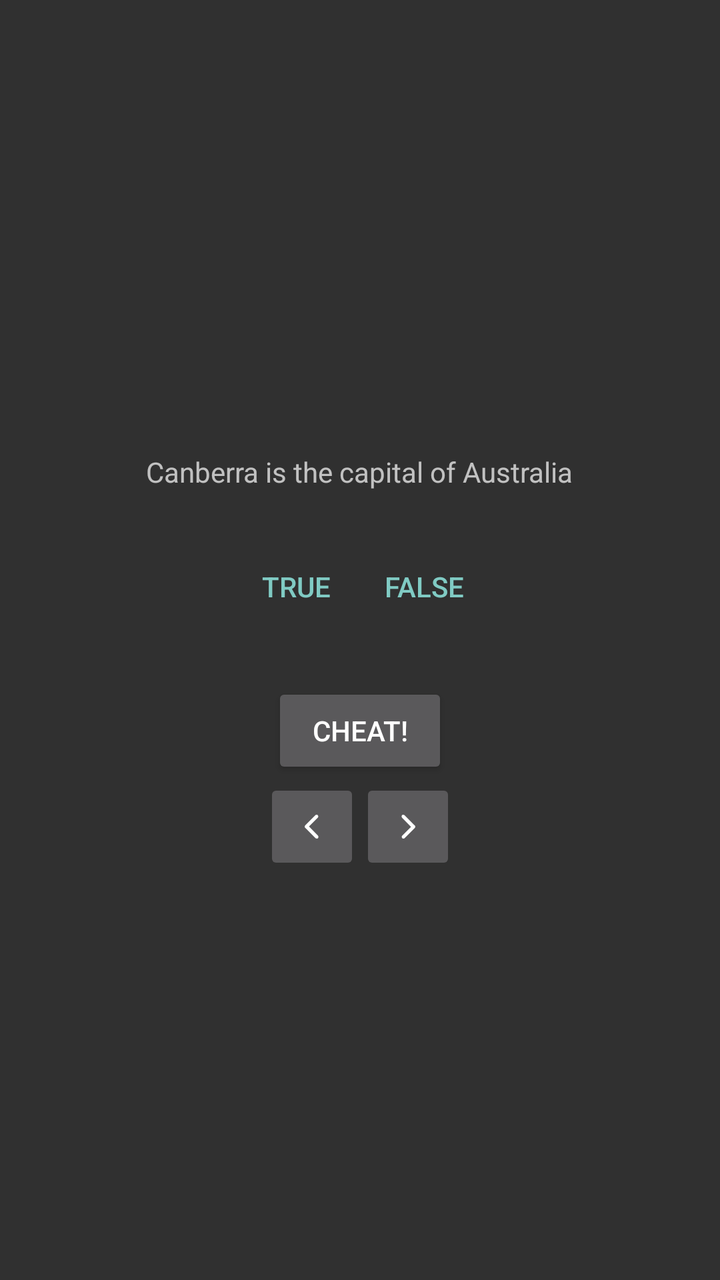
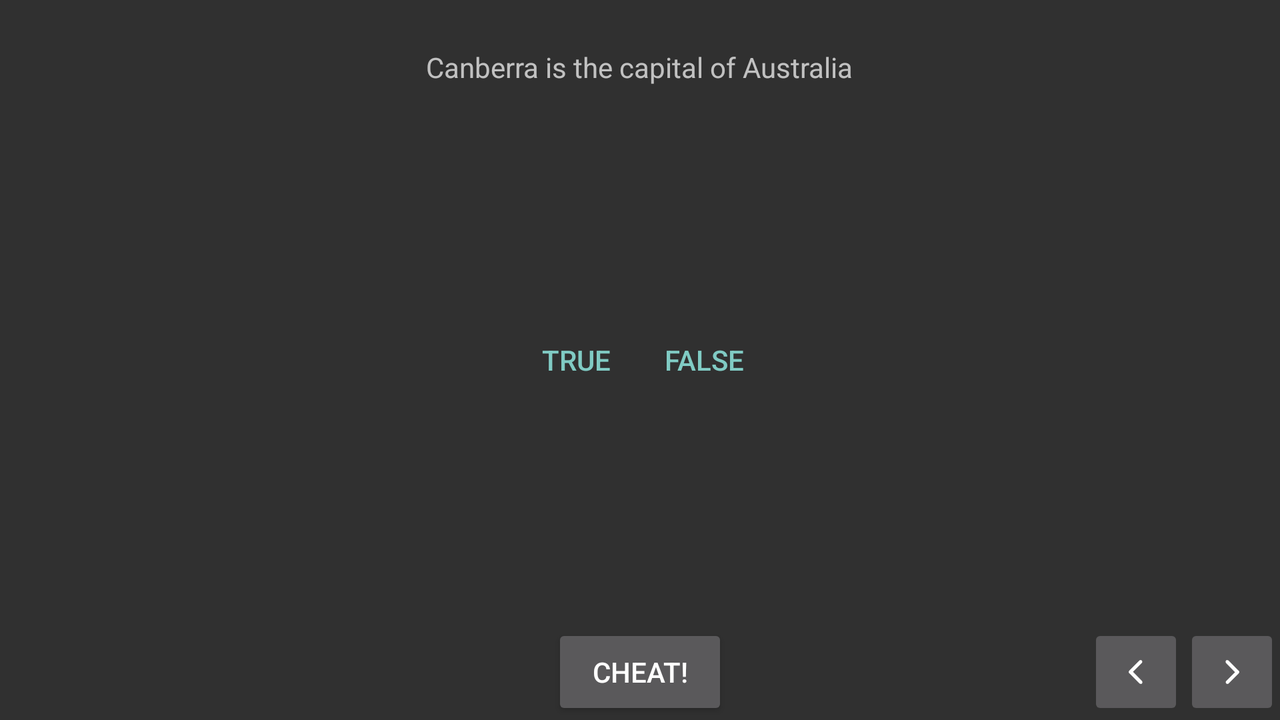

The same Android screen from two of the app's own layout files: first res/layout/ as a phone draws it, then the repository's variant for another configuration, drawn on a device whose configuration selects that folder. Both files follow.
<!-- AndroidManifest.xml: activity theme Theme.GeoQuiz -->
<!-- res/layout/activity_main.xml -->
<?xml version="1.0" encoding="utf-8"?>
<LinearLayout xmlns:android="http://schemas.android.com/apk/res/android"
    xmlns:app="http://schemas.android.com/apk/res-auto"
    android:layout_width="match_parent"
    android:layout_height="match_parent"
    xmlns:tools="http://schemas.android.com/tools"
    android:orientation="vertical"
    android:gravity="center">

    <TextView
        android:id="@+id/tv_question"
        android:layout_width="wrap_content"
        android:layout_height="wrap_content"
        android:padding="24dp"
        android:gravity="center"
        tools:text="@string/question_australia" />

    <LinearLayout
        android:layout_width="wrap_content"
        android:layout_height="wrap_content"
        android:orientation="horizontal">

        <Button
            android:id="@+id/btn_true"
            android:layout_width="wrap_content"
            android:layout_height="wrap_content"
            style="?android:attr/buttonBarButtonStyle"
            android:text="@string/true_button" />

        <Button
            android:id="@+id/btn_false"
            android:layout_width="wrap_content"
            android:layout_height="wrap_content"
            style="?android:attr/buttonBarButtonStyle"
            android:text="@string/false_button" />
    </LinearLayout>

    <Button
        android:id="@+id/btn_cheat"
        android:layout_width="wrap_content"
        android:layout_height="wrap_content"
        android:layout_marginTop="24dp"
        android:text="@string/cheat_button"/>

    <LinearLayout
        android:layout_width="wrap_content"
        android:layout_height="wrap_content"
        android:orientation="horizontal">

        <ImageButton
            android:id="@+id/btn_pre"
            android:layout_width="wrap_content"
            android:layout_height="wrap_content"
            android:minHeight="48dp"
            android:minWidth="48dp"
            android:src="@drawable/arrow_left"
            android:contentDescription="@string/pre_button"
            app:tint="@color/white" />

        <ImageButton
            android:id="@+id/btn_next"
            android:layout_width="wrap_content"
            android:layout_height="wrap_content"
            android:minHeight="48dp"
            android:minWidth="48dp"
            android:src="@drawable/arrow_right"
            android:contentDescription="@string/next_button"
            app:tint="@color/white" />
    </LinearLayout>
</LinearLayout>
<!-- resources referenced by this layout -->
<resources>
  <!-- drawable arrow_left: png bitmap (drawable-xxhdpi, 1278 bytes) -->
  <!-- drawable arrow_right: png bitmap (drawable-xxhdpi, 677 bytes) -->
  <string name="cheat_button">Cheat!</string>
  <string name="false_button">FALSE</string>
  <string name="next_button">NEXT</string>
  <string name="pre_button">PRE</string>
  <string name="question_australia">Canberra is the capital of Australia</string>
  <string name="true_button">TRUE</string>
  <style name="Theme.GeoQuiz" parent="Theme.AppCompat.NoActionBar" />
</resources>
<!-- res/layout-land/activity_main.xml (the repository's variant of the layout above) -->
<!-- drawn on the phone turned sideways -->
<?xml version="1.0" encoding="utf-8"?>
<FrameLayout xmlns:android="http://schemas.android.com/apk/res/android"
    xmlns:app="http://schemas.android.com/apk/res-auto"
    android:layout_width="match_parent"
    android:layout_height="match_parent"
    xmlns:tools="http://schemas.android.com/tools">

    <TextView
        android:id="@+id/tv_question"
        android:layout_width="wrap_content"
        android:layout_height="wrap_content"
        android:padding="24dp"
        android:gravity="center"
        android:layout_gravity="center_horizontal"
        tools:text="@string/question_australia" />

    <LinearLayout
        android:layout_width="wrap_content"
        android:layout_height="wrap_content"
        android:orientation="horizontal"
        android:layout_gravity="center_horizontal|center_vertical">

        <Button
            android:id="@+id/btn_true"
            android:layout_width="wrap_content"
            android:layout_height="wrap_content"
            style="?android:attr/buttonBarButtonStyle"
            android:text="@string/true_button" />

        <Button
            android:id="@+id/btn_false"
            android:layout_width="wrap_content"
            android:layout_height="wrap_content"
            style="?android:attr/buttonBarButtonStyle"
            android:text="@string/false_button" />
    </LinearLayout>

    <Button
        android:id="@+id/btn_cheat"
        android:layout_width="wrap_content"
        android:layout_height="wrap_content"
        android:layout_marginTop="24dp"
        android:text="@string/cheat_button"
        android:layout_gravity="bottom|center_horizontal"/>

    <LinearLayout
        android:layout_width="wrap_content"
        android:layout_height="wrap_content"
        android:orientation="horizontal"
        android:layout_gravity="bottom|end">

        <ImageButton
            android:id="@+id/btn_pre"
            android:layout_width="wrap_content"
            android:layout_height="wrap_content"
            android:minHeight="48dp"
            android:minWidth="48dp"
            android:src="@drawable/arrow_left"
            android:contentDescription="@string/pre_button"
            app:tint="@color/white" />

        <ImageButton
            android:id="@+id/btn_next"
            android:layout_width="wrap_content"
            android:layout_height="wrap_content"
            android:minHeight="48dp"
            android:minWidth="48dp"
            android:src="@drawable/arrow_right"
            android:contentDescription="@string/next_button"
            app:tint="@color/white" />
    </LinearLayout>
</FrameLayout>
